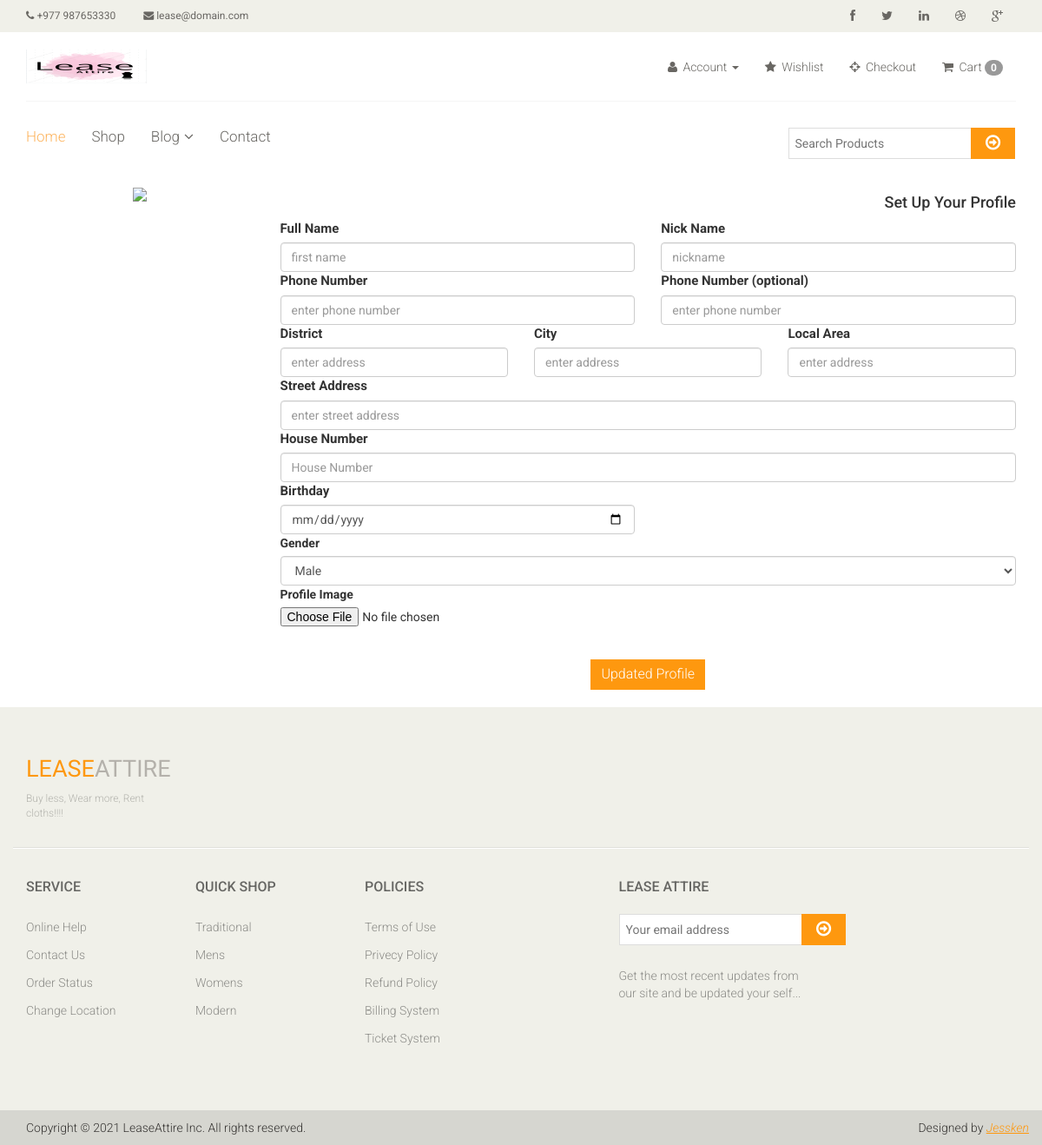
Before: /edit-profile/1 with the older database file.
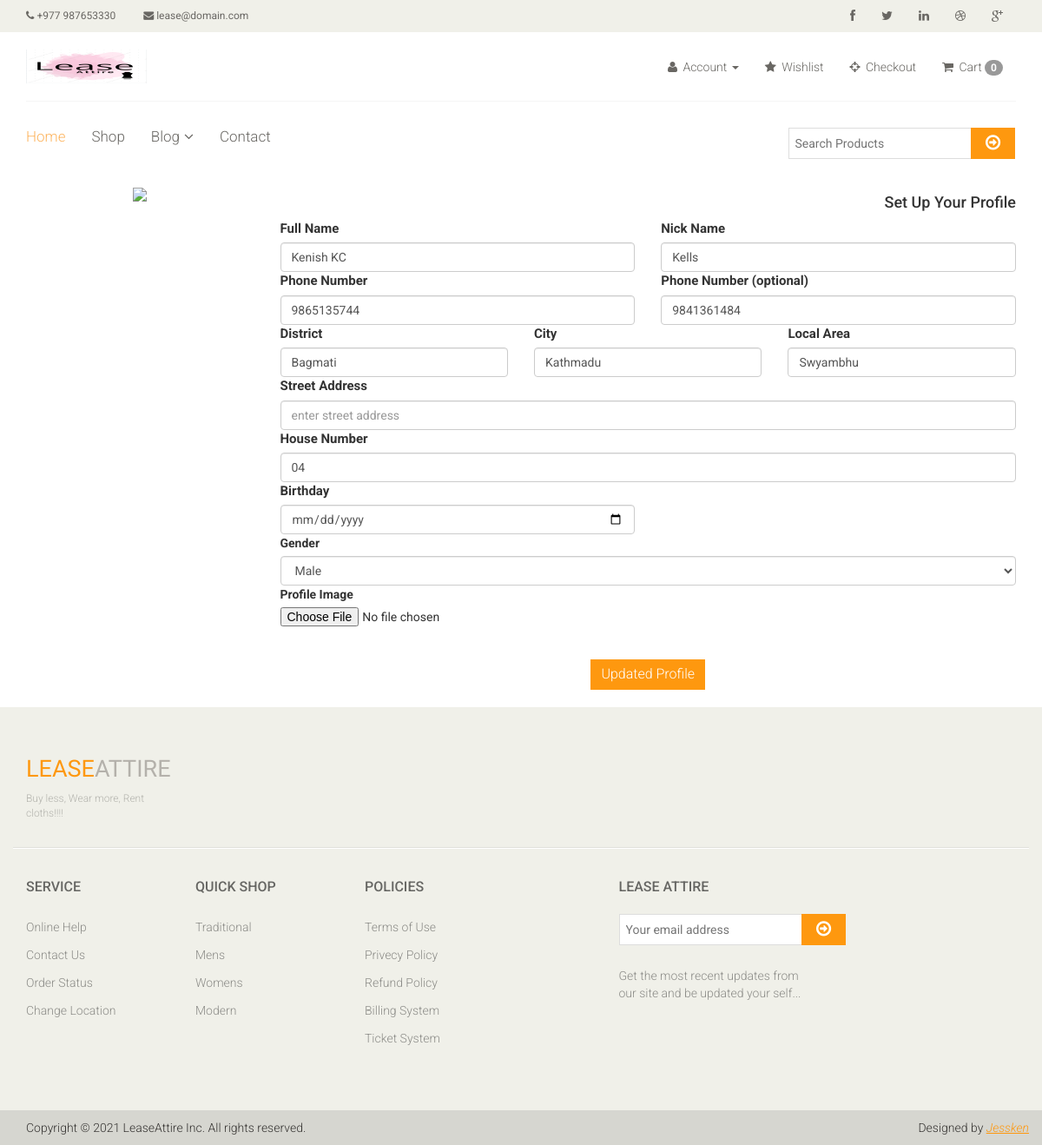
After: the same page with the newer database file.
### app/models.py (models this page shows, shortened)
class Profile(models.Model):
      user = models.OneToOneField(User, on_delete=models.CASCADE )
      fullname =models.CharField(max_length=150)
      nickname =models.CharField(max_length=150)
      phone_number =models.CharField(max_length=10)
      second_number =models.CharField(max_length=10)
      disctrict =models.CharField(max_length=150)
      city =models.CharField(max_length=150)
      local_area =models.CharField(max_length=150)
      house_number =models.CharField(max_length=150)
      birthday =models.DateField( help_text = "User birthdate")
      gender =models.CharField(max_length=150)
      profile_picture =models.ImageField(upload_to='static/profileImage')

### app/views.py (the view)
# urls.py: path('edit-profile/<str:id>',views.profileSetting),
def profileSetting(request,id):
    profile =Profile.objects.filter(user=id).first()
    context={
        'profile':profile,
        }
    return render(request, 'user/edit.html',context)

### templates/user/edit.html (shortened to what the changed rows need)
{% extends 'master.html' %}
{% load static %}
{% block body%}
     <div class="container rounded bg-white mt-5 mb-5">
        <div class="row">
            <div class="col-md-9 border-right">
                <div class="p-3 py-5">
                    <form action="{% url 'storeprofile' %}" method="POST" enctype="multipart/form-data">
                        <div class="row mt-2">
                            <div class="col-md-6">
                                <label class="labels">Full Name</label>
                                <input type="text" class="form-control" name="fullname" placeholder="first name" value="{{profile.fullname}}">
                            </div>
                            <div class="col-md-6">
                                <label class="labels">Nick Name</label>
                                <input type="text" class="form-control" name="nickname" value="{{profile.nickname}}" placeholder="nickname">
                            </div>
                        </div>
                        <div class="row mt-3">
                            <div class="col-md-6">
                                <label class="labels">Phone Number</label>
                                <input type="text" class="form-control" name="mobile_one" placeholder="enter phone number" value="{{profile.phone_number}}">
                            </div>
                            <div class="col-md-6">
                                <label class="labels">Phone Number (optional)</label>
                                <input type="text" class="form-control" name="mobile_two" placeholder="enter phone number" value="{{profile.second_number}}">
                            </div>
                        </div>
                        <div class="row mt-3">
                            <div class="col-md-4">
                                <label class="labels">District</label>
                                <input type="text" class="form-control" name="district" placeholder="enter address" value="{{profile.disctrict}}">
                            </div>
                            <div class="col-md-4">
                                <label class="labels">City</label>
                                <input type="text" class="form-control" name="city" placeholder="enter address" value="{{profile.city}}">
                            </div>
                            <div class="col-md-4">
                                <label class="labels">Local Area</label>
                                <input type="text" class="form-control" name="local_area" placeholder="enter address" value="{{profile.local_area}}">
                            </div>
                            <div class="col-md-12">
                                <label class="labels">House Number</label>
                                <input type="text" class="form-control" name="house_number" placeholder="House Number" value="{{profile.house_number}}">
                            </div>
                            <div class="col-md-6">
                                <label class="labels">Birthday</label>
                                <input type="date" class="form-control" name="birthday" placeholder="Birthday" value="{{profile.birthday}}">
                            </div>
                        </div>
                    </form>
                </div>
            </div>
        </div>
    </div>
{%endblock body%}

Changed rows visible on the page:
added Profile: fullname "Kenish KC", nickname "Kells", mobile_one "9865135744", mobile_two "9841361484", district "Bagmati", city "Kathmadu", local_area "Swyambhu", house_number "04"
